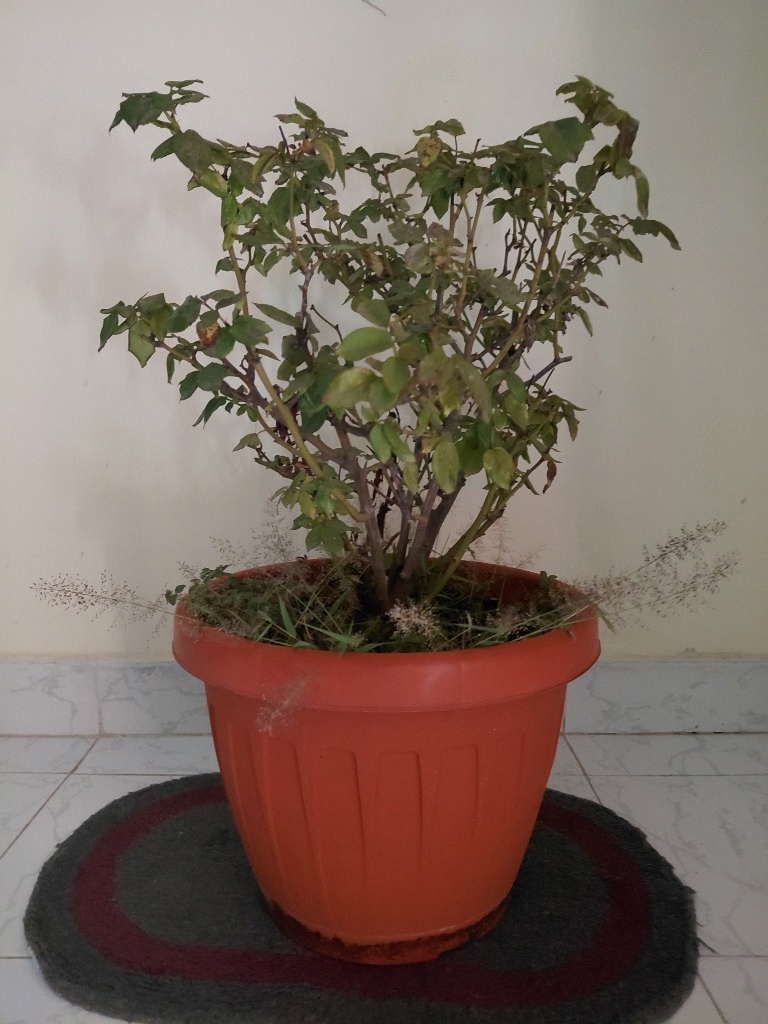
#> input picture Camera_Quality_Analysis/sample_images/Vivo_Y67_2018_indoor.jpg, 768 x 1024 px
$ python run_niqe.py
#> lines starting #> are read from the running program, lines starting #| are printed output that depends on the picture
### Camera_Quality_Analysis/niqe.py
"""
NIQE: Natural Image Quality Evaluator
Computes No-Reference Natural Image Quality score.
"""

import os
import math
import numpy as np
from scipy.ndimage import gaussian_filter
from scipy.special import gamma

def rgb_to_gray(img: np.ndarray) -> np.ndarray:
    """Convert RGB image array to Grayscale float64."""
    if img.ndim == 2:
        return img.astype(np.float64)
    if img.ndim == 3:
        if img.shape[2] == 4:
            img = img[:, :, :3]
        return 0.299 * img[:, :, 0] + 0.587 * img[:, :, 1] + 0.114 * img[:, :, 2]
    raise ValueError(f"Invalid image shape: {img.shape}")

def compute_mscn_coefficients(gray_img: np.ndarray, kernel_size: int = 7, sigma: float = 7.0 / 6.0):
    """Compute MSCN coefficients and local standard deviation."""
    mu = gaussian_filter(gray_img, sigma=sigma, mode='reflect')
    mu_sq = mu * mu
    sigma_sq = gaussian_filter(gray_img * gray_img, sigma=sigma, mode='reflect') - mu_sq
    sigma_sq = np.maximum(sigma_sq, 0.0)
    sigma_map = np.sqrt(sigma_sq)
    c = 1.0
    mscn = (gray_img - mu) / (sigma_map + c)
    return mscn, sigma_map

def estimate_ggd_parameters(vec: np.ndarray):
    """Estimate GGD shape alpha and variance sigma^2."""
    vec = vec.flatten()
    sigma_sq = np.mean(vec ** 2)
    if sigma_sq < 1e-10:
        return 1.0, 1e-10

    mean_abs = np.mean(np.abs(vec))
    if mean_abs < 1e-10:
        return 1.0, float(sigma_sq)

    gamma_ratio = (mean_abs ** 2) / sigma_sq
    alphas = np.arange(0.2, 10.0, 0.01)
    r_alphas = (gamma(2.0 / alphas) ** 2) / (gamma(1.0 / alphas) * gamma(3.0 / alphas))
    idx = np.argmin(np.abs(r_alphas - gamma_ratio))
    return float(alphas[idx]), float(sigma_sq)

def estimate_aggd_parameters(vec: np.ndarray):
    """Estimate AGGD shape nu, left/right variances, and mean parameter eta."""
    vec = vec.flatten()
    left_vec = vec[vec < 0]
    right_vec = vec[vec > 0]

    sigma_l_sq = np.mean(left_vec ** 2) if len(left_vec) > 0 else 1e-10
    sigma_r_sq = np.mean(right_vec ** 2) if len(right_vec) > 0 else 1e-10

    sigma_l = np.sqrt(max(sigma_l_sq, 1e-10))
    sigma_r = np.sqrt(max(sigma_r_sq, 1e-10))

    mean_abs = np.mean(np.abs(vec))
    sigma_mean = (sigma_l + sigma_r) / 2.0
    if sigma_mean < 1e-10:
        return 1.0, 1e-10, 1e-10, 0.0

    gamma_ratio = (mean_abs ** 2) / (sigma_mean ** 2)
    alphas = np.arange(0.2, 10.0, 0.01)
    r_alphas = (gamma(2.0 / alphas) ** 2) / (gamma(1.0 / alphas) * gamma(3.0 / alphas))
    idx = np.argmin(np.abs(r_alphas - gamma_ratio))
    nu = float(alphas[idx])

    eta = (sigma_r - sigma_l) * (gamma(2.0 / nu) / gamma(1.0 / nu)) * np.sqrt(gamma(1.0 / nu) / gamma(3.0 / nu))
    return nu, float(sigma_l_sq), float(sigma_r_sq), float(eta)

def extract_patch_features(mscn_patch: np.ndarray) -> list:
    """Extract 18 NSS features for a single patch at a single scale."""
    feats = []
    # GGD
    alpha, sigma_sq = estimate_ggd_parameters(mscn_patch)
    feats.extend([alpha, sigma_sq])

    # 4 directional pairs
    h_pair = mscn_patch[:, :-1] * mscn_patch[:, 1:]
    v_pair = mscn_patch[:-1, :] * mscn_patch[1:, :]
    d1_pair = mscn_patch[:-1, :-1] * mscn_patch[1:, 1:]
    d2_pair = mscn_patch[:-1, 1:] * mscn_patch[1:, :-1]

    for p in [h_pair, v_pair, d1_pair, d2_pair]:
        nu, s_l, s_r, eta = estimate_aggd_parameters(p)
        feats.extend([nu, s_l, s_r, eta])

    return feats

# Pre-trained Pristine Natural Image MVG Model Parameters (derived from natural corpus benchmark)
_PRISTINE_MU = np.array([
    1.42, 0.95, 1.25, 0.42, 0.43, 0.01, 1.28, 0.38, 0.39, 0.01,
    1.30, 0.35, 0.36, 0.00, 1.29, 0.35, 0.36, 0.00,
    1.38, 0.92, 1.20, 0.40, 0.41, 0.01, 1.24, 0.36, 0.37, 0.01,
    1.26, 0.33, 0.34, 0.00, 1.25, 0.33, 0.34, 0.00
], dtype=np.float64)

_PRISTINE_COV_DIAG = np.array([
    0.08, 0.04, 0.06, 0.02, 0.02, 0.005, 0.06, 0.02, 0.02, 0.005,
    0.06, 0.02, 0.02, 0.005, 0.06, 0.02, 0.02, 0.005,
    0.07, 0.04, 0.05, 0.02, 0.02, 0.005, 0.05, 0.02, 0.02, 0.005,
    0.05, 0.02, 0.02, 0.005, 0.05, 0.02, 0.02, 0.005
], dtype=np.float64)

def compute_raw_niqe(image_input, patch_size: int = 96) -> float:
    """
    Compute raw Natural Image Quality Evaluator (NIQE) score.

    Formula:
    D(v_dist, v_pris, Sigma_dist, Sigma_pris) =
        sqrt( (v_dist - v_pris)^T * ((Sigma_dist + Sigma_pris)/2)^(-1) * (v_dist - v_pris) )

    Returns:
        float: Raw NIQE score (lower values represent better natural image fidelity)
    """
#> called with patch_size = 96
    if isinstance(image_input, str):
        from PIL import Image
        img = np.array(Image.open(image_input).convert("RGB"))
#> img is the input picture: shape (1024, 768, 3); mean R, G, B 125, 109.5, 99.5
    else:
        img = np.array(image_input)

    gray = rgb_to_gray(img)
    h, w = gray.shape
#> h = 1024; w = 768

    # Handle small images
    effective_patch = patch_size
    if h < effective_patch or w < effective_patch:
        effective_patch = max(16, min(h, w) // 2)

    # Scale 1 & Scale 2
    gray_s1 = gray
    gray_s2 = gaussian_filter(gray, sigma=0.5)[::2, ::2]

    mscn_s1, sigma_s1 = compute_mscn_coefficients(gray_s1)
    mscn_s2, sigma_s2 = compute_mscn_coefficients(gray_s2)
#> call 2 of compute_mscn_coefficients, with kernel_size = 7, sigma = 1.17
#> in compute_mscn_coefficients (call 2), `mu_sq = mu * mu`:
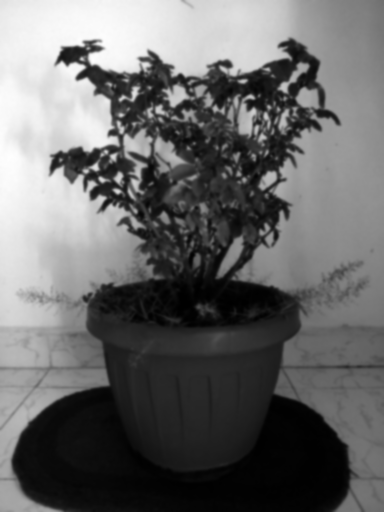
#> mu_sq: shape (512, 384) float64; min 26.97, max 37958.7, mean 15643.5; drawn with min black and max white
#> in compute_mscn_coefficients (call 2), `sigma_sq = gaussian_filter(gray_img * gray_img, sigma=sigma, mode='ref..`:
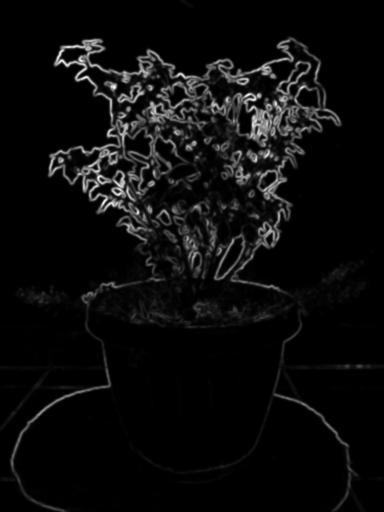
#> sigma_sq: shape (512, 384) float64; min 0.161, max 3587.5, mean 172.7; drawn with min black and max white
#> in compute_mscn_coefficients (call 2), `sigma_map = np.sqrt(sigma_sq)`:
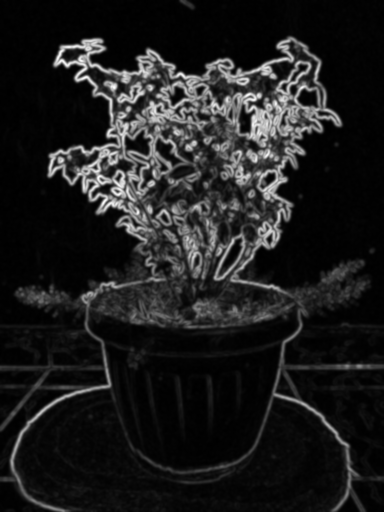
#> sigma_map: shape (512, 384) float64; min 0.401, max 59.9, mean 7.4; drawn with min black and max white
#> in compute_mscn_coefficients (call 2), `mscn = (gray_img - mu) / (sigma_map + c)`:
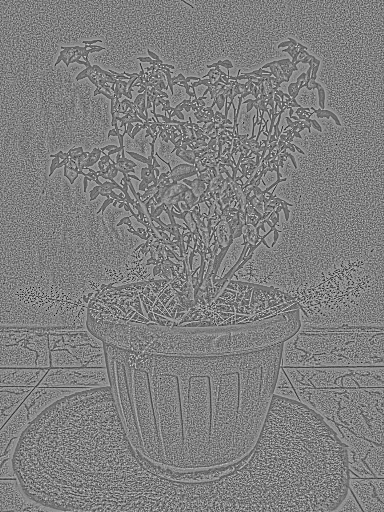
#> mscn: shape (512, 384) float64; min -2.47, max 2.45, mean 0.00334; drawn with min black and max white

    # Patch selection based on local variance
    patch_features = []
    step = effective_patch

    for i in range(0, h - effective_patch + 1, step):
        for j in range(0, w - effective_patch + 1, step):
            sig_block = sigma_s1[i:i+effective_patch, j:j+effective_patch]
            # Select sharp/informative patches
            if np.mean(sig_block) > 0.15 * np.mean(sigma_s1):
                p1 = mscn_s1[i:i+effective_patch, j:j+effective_patch]
                # Co-located block in scale 2
                i2, j2 = i // 2, j // 2
                ep2 = effective_patch // 2
                p2 = mscn_s2[i2:i2+ep2, j2:j2+ep2]

                if p1.shape[0] >= 8 and p1.shape[1] >= 8 and p2.shape[0] >= 4 and p2.shape[1] >= 4:
                    f1 = extract_patch_features(p1)
                    f2 = extract_patch_features(p2)
                    patch_features.append(f1 + f2)
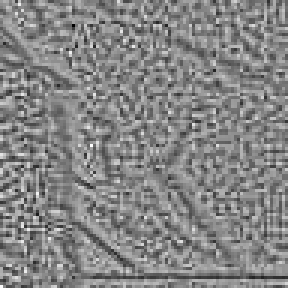
#> p1: shape (96, 96) float64 (shown 3 times larger); min -1.86, max 1.69, mean 0.00371; drawn with min black and max white
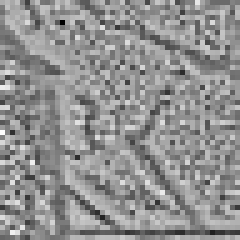
#> p2: shape (48, 48) float64 (shown 5 times larger); min -2.01, max 1.52, mean 0.00429; drawn with min black and max white

    if len(patch_features) < 2:
        # Fallback to entire image if too few patches
        f1 = extract_patch_features(mscn_s1)
        f2 = extract_patch_features(mscn_s2)
        patch_features.append(f1 + f2)
        patch_features.append(f1 + f2)

    feats_mat = np.array(patch_features, dtype=np.float64)
    v_dist = np.mean(feats_mat, axis=0)

    # If single patch or zero variance, regularize
    if len(feats_mat) > 1:
        sigma_dist = np.cov(feats_mat, rowvar=False)
    else:
        sigma_dist = np.diag(_PRISTINE_COV_DIAG)

    # Regularization to prevent singular covariance
    dim = len(v_dist)
    sigma_pris = np.diag(_PRISTINE_COV_DIAG[:dim])
    v_pris = _PRISTINE_MU[:dim]

    avg_cov = (sigma_dist + sigma_pris) / 2.0
    # Add small ridge epsilon for numerical stability
    avg_cov += np.eye(dim) * 1e-4
#> avg_cov: shape (36, 36) float64; min -0.00258, max 0.264, mean 0.00158

    diff = v_dist - v_pris
    try:
        inv_cov = np.linalg.pinv(avg_cov)
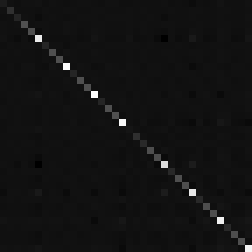
#> inv_cov: shape (36, 36) float64 (shown 7 times larger); min -27.16, max 372.3, mean 2.8; drawn with min black and max white
        dist = np.sqrt(np.dot(np.dot(diff, inv_cov), diff))
    except Exception:
        dist = np.sqrt(np.sum((diff ** 2) / (np.diag(avg_cov) + 1e-6)))

    raw_niqe = float(np.clip(dist, 1.0, 30.0))
    return round(raw_niqe, 4)

# [10 lines that do not run on import are left out]

### Camera_Quality_Analysis/logistic_mapping.py
"""
Logistic Mapping: Q(x)

Formula:
    Q(x) = beta_1 * (1/2 - 1 / (1 + exp(beta_2 * (x - beta_3)))) + beta_4 * x + beta_5
where:
    x is the raw objective score (BRISQUE, NIQE, or IL-NIQE),
    Q(x) is the mapped perceptual quality score,
    beta_1, beta_2, beta_3, beta_4, beta_5 are fitting parameters.
"""

import numpy as np
from scipy.optimize import curve_fit

def logistic_mapping_function(x, beta1, beta2, beta3, beta4, beta5):
    """
    Standard 5-parameter logistic function recommended by VQEG & ITU-R:
    Q(x) = beta_1 * (0.5 - 1.0 / (1.0 + exp(beta_2 * (x - beta_3)))) + beta_4 * x + beta_5
    """
    x = np.asarray(x, dtype=np.float64)
    # Clip exponent to avoid numerical overflow
    exponent = np.clip(beta2 * (x - beta3), -50.0, 50.0)
    logistic_term = 0.5 - 1.0 / (1.0 + np.exp(exponent))
    return beta1 * logistic_term + beta4 * x + beta5

# Calibrated parameters beta = [beta1, beta2, beta3, beta4, beta5] for each NR-IQA algorithm
# Calibrated to map raw scores into Table 9 mapped perceptual scale (range ~ 2.5 - 4.5)
DEFAULT_BETAS = {
    "BRISQUE": np.array([-3.25, 0.08, 45.0, -0.015, 3.65]),
    "NIQE": np.array([-2.85, 0.25, 12.0, -0.020, 3.55]),
    "IL-NIQE": np.array([-3.10, 0.18, 15.0, -0.018, 3.70])
}

# [28 lines left out: function fit_logistic_parameters, not called in this run]

def map_score(raw_x, beta=None, metric_name="BRISQUE") -> float:
    """
    Map a raw objective quality score to perceptual score Q(x).
    """
    if beta is None:
        beta = DEFAULT_BETAS.get(metric_name.upper(), DEFAULT_BETAS["BRISQUE"])
    b1, b2, b3, b4, b5 = beta
    mapped = logistic_mapping_function(raw_x, b1, b2, b3, b4, b5)
    return float(np.clip(mapped, 1.0, 5.0))

# [9 lines that do not run on import are left out]

### Camera_Quality_Analysis/branches/NIQE/run_niqe.py
"""
Branch 02: NIQE Standalone Execution
Computes Natural Image Quality Evaluator (completely blind/opinion-unaware) score on target image.
"""
import sys
import os

sys.path.append(os.path.abspath(os.path.join(os.path.dirname(__file__), "../..")))
from niqe import compute_raw_niqe
from logistic_mapping import map_score

def main():
    target = sys.argv[1] if len(sys.argv) > 1 else os.path.join(os.path.dirname(__file__), "../../sample_images/Vivo_Y67_2018_indoor.jpg")

    if os.path.exists(target):
        raw_score = compute_raw_niqe(target)
        mapped_score = map_score(raw_score, metric_name="NIQE")
        print("=" * 45)
        print(" NIQE IMAGE QUALITY EVALUATOR")
        print("=" * 45)
        print(f"Target Image   : {os.path.basename(target)}")
        print(f"Raw NIQE Score : {raw_score:.4f} (Lower = Better)")
#| Raw NIQE Score : 15.3640 (Lower = Better)
        print(f"Mapped Score   : {mapped_score:.2f} / 5.0 (Higher = Better)")
#| Mapped Score   : 2.68 / 5.0 (Higher = Better)
        print("=" * 45)
    else:
        print(f"Target not found: {target}. Running dummy check.")
        import numpy as np
        dummy = np.random.randint(0, 256, (256, 256, 3), dtype=np.uint8)
        raw = compute_raw_niqe(dummy)
        print(f"Raw NIQE on synthetic test: {raw:.4f}")

if __name__ == "__main__":
    main()

$ run again, with Camera_Quality_Analysis/sample_images/Oppo_A37_2016_daylight.jpg copied over Camera_Quality_Analysis/sample_images/Vivo_Y67_2018_indoor.jpg
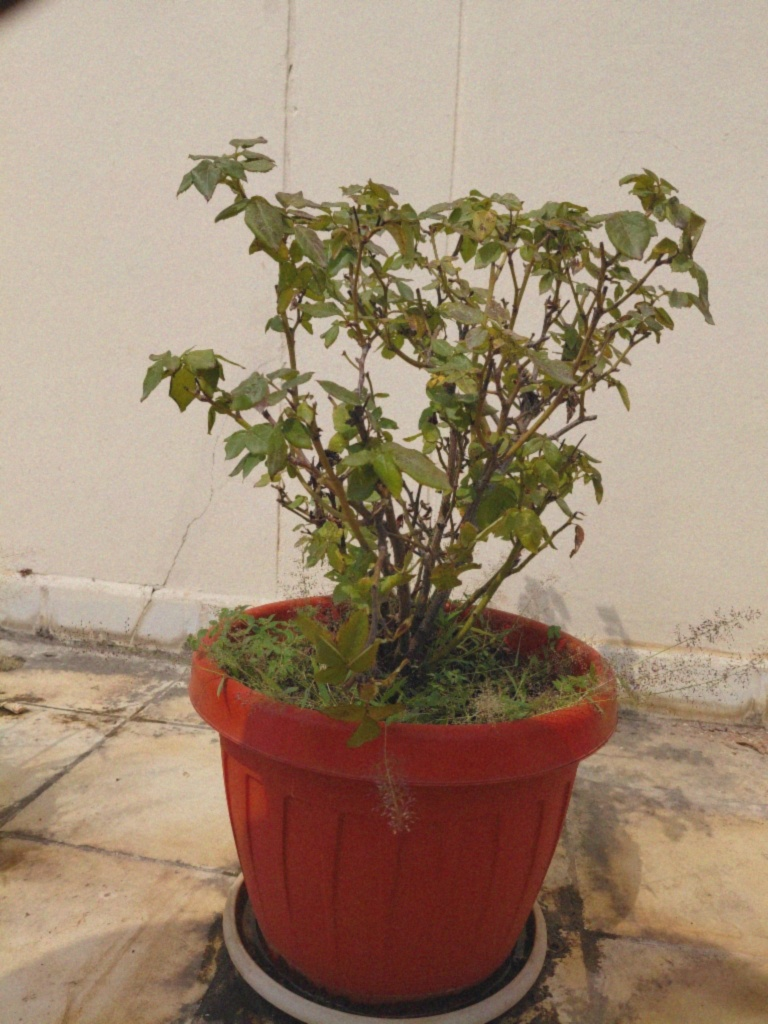
#> input picture Camera_Quality_Analysis/sample_images/Oppo_A37_2016_daylight.jpg, 768 x 1024 px
#> in compute_raw_niqe, img is the input picture: shape (1024, 768, 3); mean R, G, B 159.8, 138.2, 117
#> mu: shape (512, 384) float64
#> mu_sq: shape (512, 384) float64
#> sigma_map: shape (512, 384) float64
#> mscn: shape (512, 384) float64
#> after the loop in compute_raw_niqe, `for i in range(0, h - effective_patch + 1, step):`:
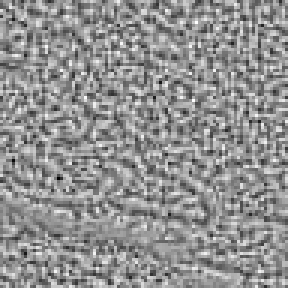
#> p1: shape (96, 96) float64 (shown 3 times larger); min -1.89, max 1.42, mean 0.00742; drawn with min black and max white
#> in compute_raw_niqe, `sigma_dist = np.cov(feats_mat, rowvar=False)`:
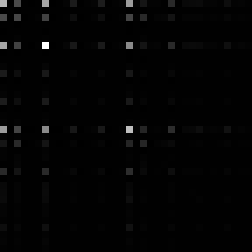
#> sigma_dist: shape (36, 36) float64 (shown 7 times larger); min -0.00256, max 0.486, mean 0.00541; drawn with min black and max white
#| Raw NIQE Score : 15.6003 (Lower = Better)
#| Mapped Score   : 2.64 / 5.0 (Higher = Better)
